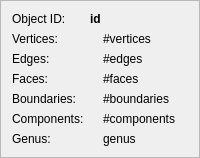
           <widget class="QFrame" name="frame">
            <property name="frameShape">
             <enum>QFrame::StyledPanel</enum>
            </property>
            <property name="frameShadow">
             <enum>QFrame::Raised</enum>
            </property>
            <layout class="QFormLayout" name="formLayout">
             <property name="fieldGrowthPolicy">
              <enum>QFormLayout::ExpandingFieldsGrow</enum>
             </property>
             <item row="0" column="0">
              <widget class="QLabel" name="label_3">
               <property name="font">
                <font>
                 <weight>50</weight>
                 <bold>false</bold>
                </font>
               </property>
               <property name="text">
                <string>Object ID:</string>
               </property>
              </widget>
             </item>
             <item row="0" column="1">
              <widget class="QLabel" name="id">
               <property name="font">
                <font>
                 <weight>75</weight>
                 <bold>true</bold>
                </font>
               </property>
               <property name="text">
                <string>id</string>
               </property>
              </widget>
             </item>
             <item row="2" column="0">
              <widget class="QLabel" name="label_7">
               <property name="font">
                <font>
                 <weight>50</weight>
                 <bold>false</bold>
                </font>
               </property>
               <property name="text">
                <string>Vertices:</string>
               </property>
              </widget>
             </item>
             <item row="2" column="1">
              <layout class="QHBoxLayout" name="horizontalLayout_3">
               <item>
                <widget class="QLabel" name="verticesIcon">
                 <property name="text">
                  <string/>
                 </property>
                 <property name="pixmap">
                  <pixmap resource="Plugin-InfoMeshObject.qrc">:/Plugin-InfoMeshObject/dialogIcons/info_vertices.png</pixmap>
                 </property>
                </widget>
               </item>
               <item>
                <widget class="QLabel" name="vertices">
                 <property name="font">
                  <font>
                   <weight>50</weight>
                   <bold>false</bold>
                  </font>
                 </property>
                 <property name="text">
                  <string>#vertices</string>
                 </property>
                </widget>
               </item>
              </layout>
             </item>
             <item row="4" column="0">
              <widget class="QLabel" name="label_9">
               <property name="font">
                <font>
                 <weight>50</weight>
                 <bold>false</bold>
                </font>
               </property>
               <property name="text">
                <string>Edges:</string>
               </property>
              </widget>
             </item>
             <item row="4" column="1">
              <layout class="QHBoxLayout" name="horizontalLayout_4">
               <item>
                <widget class="QLabel" name="label_11">
                 <property name="text">
                  <string/>
                 </property>
                 <property name="pixmap">
                  <pixmap resource="Plugin-InfoMeshObject.qrc">:/Plugin-InfoMeshObject/dialogIcons/info_edges.png</pixmap>
                 </property>
                </widget>
               </item>
               <item>
                <widget class="QLabel" name="edges">
                 <property name="font">
                  <font>
                   <weight>50</weight>
                   <bold>false</bold>
                  </font>
                 </property>
                 <property name="text">
                  <string>#edges</string>
                 </property>
                </widget>
               </item>
              </layout>
             </item>
             <item row="5" column="0">
              <widget class="QLabel" name="label_8">
               <property name="font">
                <font>
                 <weight>50</weight>
                 <bold>false</bold>
                </font>
               </property>
               <property name="text">
                <string>Faces:</string>
               </property>
              </widget>
             </item>
             <item row="5" column="1">
              <layout class="QHBoxLayout" name="horizontalLayout_5">
               <item>
                <widget class="QLabel" name="label_10">
                 <property name="text">
                  <string/>
                 </property>
                 <property name="pixmap">
                  <pixmap resource="Plugin-InfoMeshObject.qrc">:/Plugin-InfoMeshObject/dialogIcons/info_faces.png</pixmap>
                 </property>
                </widget>
               </item>
               <item>
                <widget class="QLabel" name="faces">
                 <property name="font">
                  <font>
                   <weight>50</weight>
                   <bold>false</bold>
                  </font>
                 </property>
                 <property name="text">
                  <string>#faces</string>
                 </property>
                </widget>
               </item>
              </layout>
             </item>
             <item row="6" column="0">
              <widget class="QLabel" name="label_5">
               <property name="font">
                <font>
                 <weight>50</weight>
                 <bold>false</bold>
                </font>
               </property>
               <property name="text">
                <string>Boundaries:</string>
               </property>
              </widget>
             </item>
             <item row="6" column="1">
              <layout class="QHBoxLayout" name="horizontalLayout_6">
               <item>
                <widget class="QLabel" name="label_6">
                 <property name="text">
                  <string/>
                 </property>
                 <property name="pixmap">
                  <pixmap resource="Plugin-InfoMeshObject.qrc">:/Plugin-InfoMeshObject/dialogIcons/info_boundaries.png</pixmap>
                 </property>
                </widget>
               </item>
               <item>
                <widget class="QLabel" name="boundaries">
                 <property name="font">
                  <font>
                   <weight>50</weight>
                   <bold>false</bold>
                  </font>
                 </property>
                 <property name="text">
                  <string>#boundaries</string>
                 </property>
                </widget>
               </item>
              </layout>
             </item>
             <item row="7" column="0">
              <widget class="QLabel" name="label_17">
               <property name="font">
                <font>
                 <weight>50</weight>
                 <bold>false</bold>
                </font>
               </property>
               <property name="text">
                <string>Components:</string>
               </property>
              </widget>
             </item>
             <item row="7" column="1">
              <layout class="QHBoxLayout" name="horizontalLayout_8">
               <item>
                <widget class="QLabel" name="componentsIcon">
                 <property name="text">
                  <string/>
                 </property>
                 <property name="pixmap">
                  <pixmap resource="Plugin-InfoMeshObject.qrc">:/Plugin-InfoMeshObject/dialogIcons/info_components.png</pixmap>
                 </property>
                </widget>
               </item>
               <item>
                <widget class="QLabel" name="components">
                 <property name="font">
                  <font>
                   <weight>50</weight>
                   <bold>false</bold>
                  </font>
                 </property>
                 <property name="text">
                  <string>#components</string>
                 </property>
                </widget>
               </item>
              </layout>
             </item>
             <item row="8" column="0">
              <widget class="QLabel" name="label_20">
               <property name="font">
                <font>
                 <weight>50</weight>
                 <bold>false</bold>
                </font>
               </property>
               <property name="text">
                <string>Genus:</string>
               </property>
              </widget>
             </item>
             <item row="8" column="1">
              <layout class="QHBoxLayout" name="horizontalLayout_7">
               <item>
                <widget class="QLabel" name="genusIcon">
                 <property name="text">
                  <string/>
                 </property>
                 <property name="pixmap">
                  <pixmap resource="Plugin-InfoMeshObject.qrc">:/Plugin-InfoMeshObject/dialogIcons/info_genus.png</pixmap>
                 </property>
                </widget>
               </item>
               <item>
                <widget class="QLabel" name="genus">
                 <property name="font">
                  <font>
                   <weight>50</weight>
                   <bold>false</bold>
                  </font>
                 </property>
                 <property name="text">
                  <string>genus</string>
                 </property>
                </widget>
               </item>
              </layout>
             </item>
            </layout>
           </widget>
